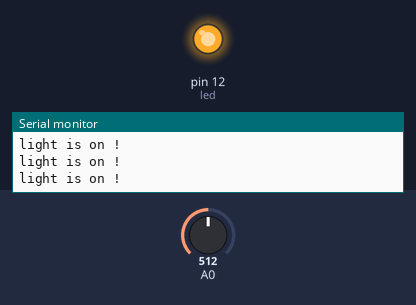
The sketch below on a simulated Arduino Uno, built with avr-gcc and run on an emulated ATmega328P. On the bench: output pins drawn as LEDs (lit = HIGH), the last lines printed to the serial monitor. Inputs (shaded band) come from the test bench; at power-on: A0 = 512.

Above: at 1.2 s.
1.3 s: A0 set to 487
At 1.7 s:
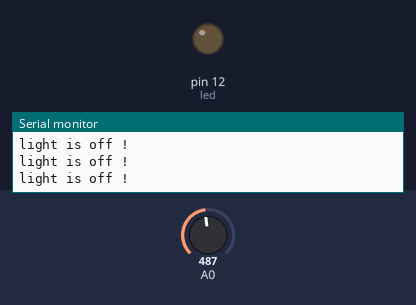
2.8 s: A0 set to 510
At 3.9 s:
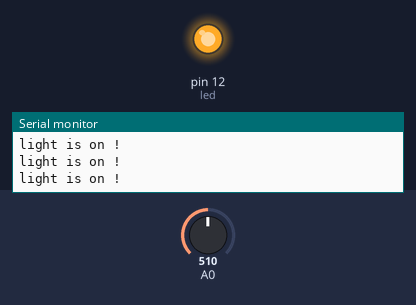
Timing chart, 0 to 5.8 s (numbered marks = the images above; inputs shaded):
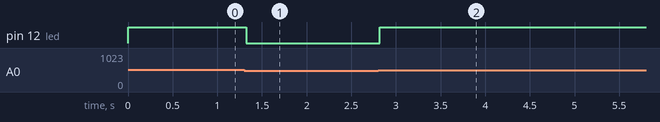

Measured:
- the behaviour switches between 501 and 500 on A0 (found by bisection; images 0 and 1)
- after the input at 1.3 s, pin 12 (led): HIGH → LOW at once
- after the input at 2.8 s, pin 12 (led): LOW → HIGH at once

The sketch:

lightindicator.ino
```cpp
const int led=12; // variable which stores pin number

void setup()
{
  Serial.begin(9600);
pinMode(led, OUTPUT);  //configures pin 3 as OUTPUT
}

void loop()
{
   int sensor_value = analogRead(A0);
  if (sensor_value > 500)// the point at which the state of LEDs change
    {
     Serial.println("light is on !");
      digitalWrite(led, HIGH);  //sets LEDs ON
    }
  else
    {
      Serial.println("light is off !");
      digitalWrite(led,LOW);  //Sets LEDs OFF
    }

}
```
